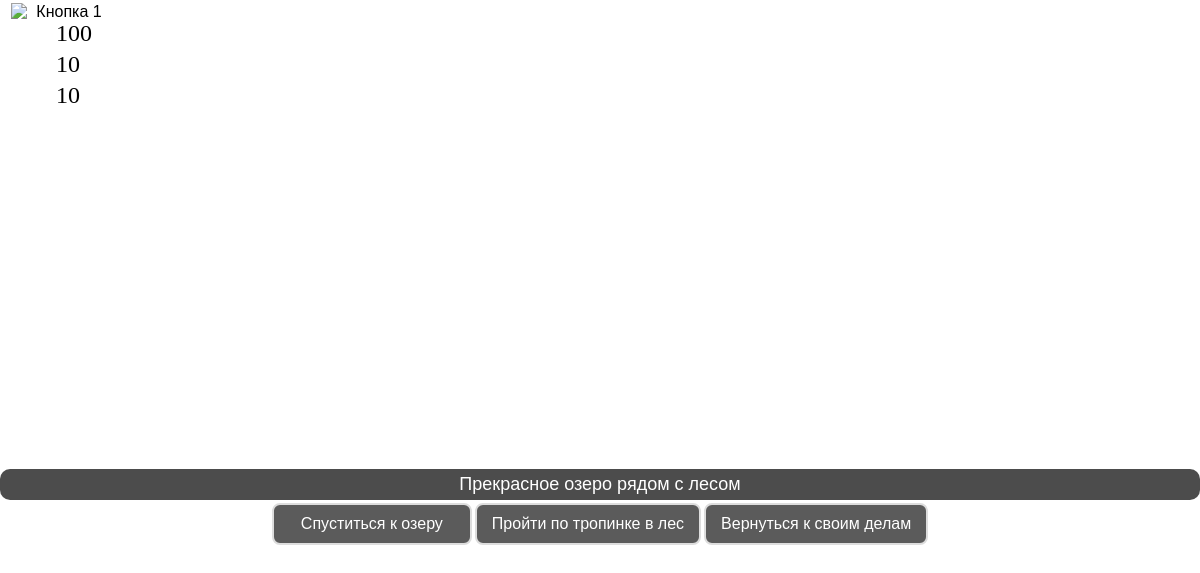
Before: /fisher/scene/1/ (signed in) with the older database file.
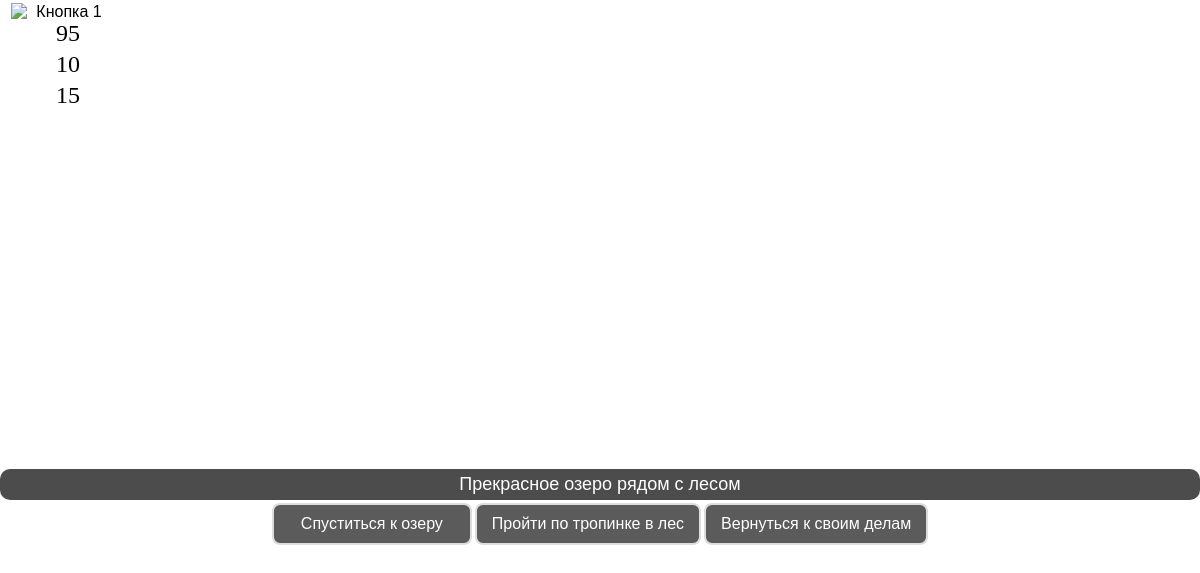
After: the same page with the newer database file.
### play/models.py (models this page shows, shortened)
class status(models.Model):
    status_HP = models.IntegerField(
        default=100,
        validators=[django.core.validators.MaxValueValidator(100)],
        null=True,
        blank=True,
    )
    user = models.OneToOneField(
        User,
        on_delete=models.CASCADE,
        related_name='game_status',
        primary_key=True  # Делаем user primary key
    )
    status_Money = models.IntegerField(default=50, null=True, blank=True)
    status_Loyalty = models.IntegerField(
        default=0,
        validators=[django.core.validators.MaxValueValidator(100)],
        null=True,
        blank=True
    )
    status_Herbs = models.IntegerField(default=0)
    status_Samogon = models.IntegerField(default=0)
    status_Poison = models.IntegerField(default=0)
    status_Fish = models.IntegerField(default=0)
    status_Jewelry = models.IntegerField(default=0)
    status_Harvest = models.IntegerField(default=0)
    @classmethod
    def get_default_status(cls, user):
        obj, created = cls.objects.get_or_create(user=user)
        if created:
            obj.reset()
        return obj
    class Meta:
        verbose_name_plural = "statuses"

### quest/models.py (models this page shows, shortened)
class Scene(models.Model):
    title = models.CharField(max_length=100)
    background_image = models.ImageField(upload_to='scenes/')
    description = models.TextField()
    is_initial = models.BooleanField(default=False)
    required_flags = models.JSONField(default=dict, blank=True)
    set_flags = models.JSONField(default=dict, blank=True)
    required_items = models.JSONField(default=dict, blank=True)
    received_items = models.JSONField(default=dict, blank=True)
    description_stop = models.JSONField(default=dict, blank=True)

class Choice(models.Model):
    scene = models.ForeignKey(Scene, on_delete=models.CASCADE, related_name='choices')
    text = models.CharField(max_length=200)
    next_scene = models.ForeignKey(Scene, on_delete=models.SET_NULL, null=True, blank=True)
    required_flags = models.JSONField(default=dict, blank=True)
    required_items = models.JSONField(default=dict, blank=True)
    received_items_choise = models.JSONField(default=dict, blank=True)
    description_stop = models.JSONField(default=dict, blank=True)
    next_scene = models.ForeignKey(Scene, on_delete=models.SET_NULL, null=True, blank=True)
    death_redirect = models.BooleanField(default=False)

### quest/views.py (the view, shortened to what this page needs)
# urls.py: path('scene/<int:scene_id>/', views.scene, name='scene'),
@login_required
@never_cache
def scene(request, scene_id):
    referer = request.META.get('HTTP_REFERER', '')
    current_scene_id = request.session.get('current_scene_id')
    is_legal = (
            current_scene_id is None or
            'make_choice' in referer or
            f'scene/{scene_id}' in referer or
            'quest:scene' in referer or
            request.session.get('is_redirecting', False)  # Флаг редиректа
    )
    if not is_legal and current_scene_id != scene_id:
        return redirect('cheat_protection:cheat_warning')
    request.session['is_redirecting'] = False
    request.session['current_scene_id'] = scene_id
    request.session['last_valid_scene'] = scene_id
    player_status = status.get_default_status(request.user)
    death_type = check_death_conditions(player_status)
    if death_type:
        request.session.pop('current_scene_id', None)
        request.session.pop('last_valid_scene', None)
        return redirect(f'death:{death_type}')
    scene = get_object_or_404(Scene, id=scene_id)
    try:
        initial_scene = Scene.objects.get(is_initial=True)
    except Scene.DoesNotExist:
        initial_scene = Scene.objects.first()
    game_state, created = GameState.objects.get_or_create(
        user=request.user,
        defaults={'flags': {}, 'current_scene': initial_scene}
    )
    if not check_conditions(game_state.flags, player_status, scene.required_flags, scene.required_items):
        scene_blocked_message = scene.description_stop.get('text', 'Эта сцена пока недоступна')
        messages.error(request, scene_blocked_message)
        request.session['is_redirecting'] = True
        return redirect('quest:scene', scene_id=game_state.current_scene.id)
    game_state.flags.update(scene.set_flags)
    game_state.current_scene = scene
    game_state.save()
    available_choices = []
    blocked_choices = []
    for choice in scene.choices.all():
        if check_conditions(game_state.flags, player_status, choice.required_flags, choice.required_items):
            available_choices.append(choice)
        else:
            blocked_choices.append({
                'choice': choice,
                'description': choice.description_stop.get('text', 'Это действие пока недоступна')
            })
    response = render(request, 'quest/quest_fisher.html', {
        'scene': scene,
        'choices': available_choices,
        'blocked_choices': blocked_choices,
        'game_state': game_state,
        'player_status': player_status,
    })
    response['Cache-Control'] = 'no-cache, no-store, must-revalidate'
    response['Pragma'] = 'no-cache'
    response['Expires'] = '0'
    return response

### play/context_processors.py (called while the page is built)
def user_date(request):
    context = {}
    if request.user.is_authenticated:
        user_date, created = UserDate.objects.get_or_create(user=request.user)
        context['user_date'] = user_date
        context['season'] = user_date.get_season()
    return context

### play/models.py (called while the page is built)
    def get_season(self):
        month = self.current_date.month
        if month in [10, 11, 12, 1, 2, 3]:
            return 'winter_time'
        return 'summer_time'

### quest/views.py (called while the page is built)
def check_conditions(player_flags, player_status, required_flags, required_items):
    for key, value in required_flags.items():
        if key not in player_flags or player_flags[key] != value:
            return False
    for item, required_count in required_items.items():
        current_count = getattr(player_status, f"status_{item}", 0)
        if current_count < required_count:
            return False
    return True

def check_death_conditions(player_status):
    if player_status.status_HP <= 0:
        return 'death'
    elif player_status.status_Money <= 0:
        return 'bankrot'
    elif player_status.status_Loyalty <= 0:
        return 'loyalty'
    return None

### quest/templates/quest/quest_fisher.html (shortened to what this page needs)
<!DOCTYPE html>
<html lang="ru">
<head>
</head>
<body>
    <div class="high-panel">
        <div class="button-container-hp">
            <button class="button-image" onclick="window.location.href='{% url 'main' %}'">
                <img src="/static/image/panel/hp.png" alt="Кнопка 1" class="button-image">
            </button>
        </div>
    </div>
    <div class="player-status">
        <p id="hp-display">{{ player_status.status_HP }}</p>
        <p id="money-display">{{ player_status.status_Money }}</p>
        <p id="loyalty-display">{{ player_status.status_Loyalty }}</p>
    </div>
    <div class="scene-container">
        <div class="scene-description">
            {{ scene.description }}
        </div>
        <div class="choices-container">
            {% for choice in choices %}
                <form method="POST" action="{% url 'quest:make_choice' %}" style="display: inline;">
                    <button type="submit" class="choice-button">
                        {{ choice.text }}
                    </button>
                </form>
            {% endfor %}
        </div>
    </div>
</body>
</html>

### quest/templates/quest/quest_fisher.html (style rules this page uses)
.player-status { position: absolute; left: 55px; top: 5px; width: 30px; padding: 1px; border-radius: 1px; font-size: 24px; line-height: 0.3; z-index: 15000; color: black; font-family: Impact, fantasy; }

Changed rows visible on the page:
changed status: status_HP "100" → "95"; status_Loyalty "10" → "15"
